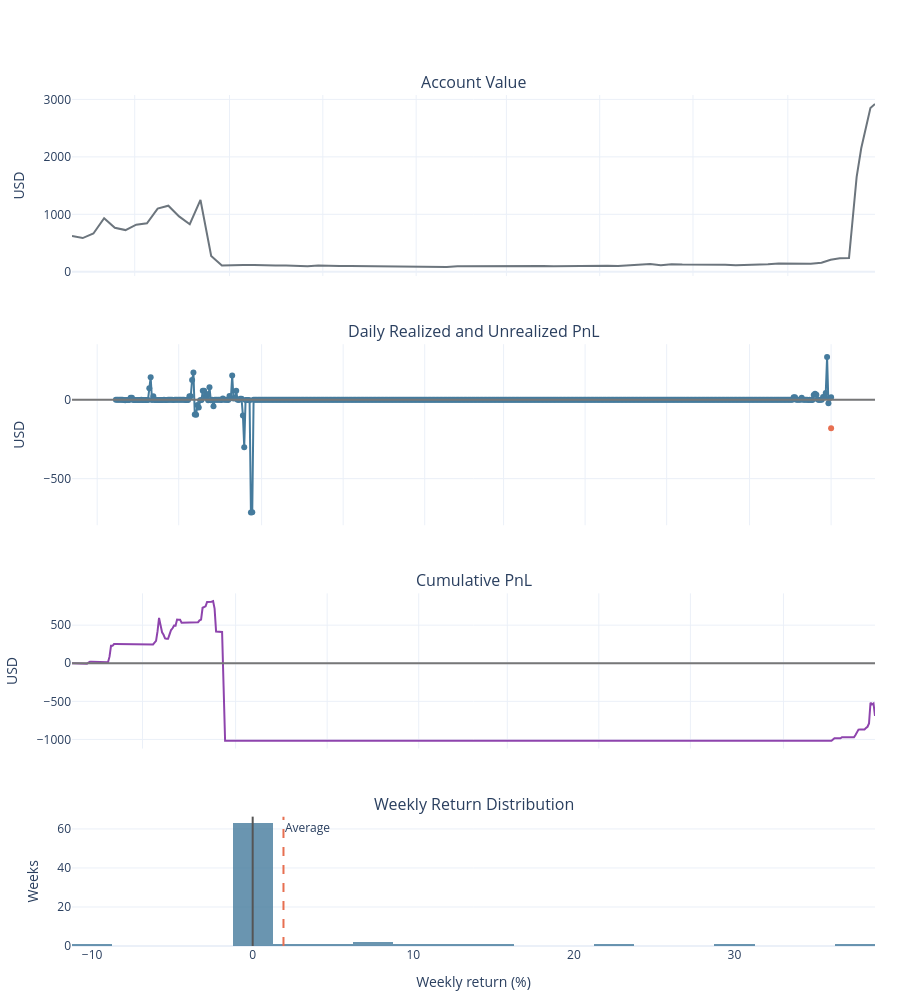

Notebook code for this chart:
### Markdown cell above
## Account charts

Account value and PnL charts. Before all wallets have saved history, account value and weekly returns use the oldest wallet alone; from shared coverage onward they use the combined accounts.

### Code cell
analytics.show_account_charts()

### Figure 1 — Plotly figure (JSON) as saved in the notebook; plotly's stock layout.template omitted (floating-point values rounded to 4 significant figures; data arrays with more than 128 entries replaced by an {"elided": "..."} marker saying what was removed)
{"data": [{"line": {"color": "#6c757d", "width": 2}, "name": "Account Value", "type": "scatter", "x": ["2025-05-21T00:00:00-04:00", "2025-05-28T00:00:00-04:00", "2025-06-04T00:00:00-04:00", "2025-06-11T00:00:00-04:00", "2025-06-18T00:00:00-04:00", "2025-06-25T00:00:00-04:00", "2025-07-02T00:00:00-04:00", "2025-07-09T00:00:00-04:00", "2025-07-16T00:00:00-04:00", "2025-07-23T00:00:00-04:00", "2025-07-30T00:00:00-04:00", "2025-08-06T00:00:00-04:00", "2025-08-13T00:00:00-04:00", "2025-08-20T00:00:00-04:00", "2025-08-27T00:00:00-04:00", "2025-09-03T00:00:00-04:00", "2025-09-10T00:00:00-04:00", "2025-09-17T00:00:00-04:00", "2025-09-24T00:00:00-04:00", "2025-10-01T00:00:00-04:00", "2025-10-08T00:00:00-04:00", "2025-10-15T00:00:00-04:00", "2025-10-22T00:00:00-04:00", "2025-10-29T00:00:00-04:00", "2025-11-05T00:00:00-05:00", "2025-11-12T00:00:00-05:00", "2025-11-19T00:00:00-05:00", "2025-11-26T00:00:00-05:00", "2025-12-03T00:00:00-05:00", "2025-12-10T00:00:00-05:00", "2025-12-17T00:00:00-05:00", "2025-12-24T00:00:00-05:00", "2025-12-31T00:00:00-05:00", "2026-01-07T00:00:00-05:00", "2026-01-14T00:00:00-05:00", "2026-01-21T00:00:00-05:00", "2026-01-28T00:00:00-05:00", "2026-02-04T00:00:00-05:00", "2026-02-11T00:00:00-05:00", "2026-02-18T00:00:00-05:00", "2026-02-25T00:00:00-05:00", "2026-03-04T00:00:00-05:00", "2026-03-11T00:00:00-04:00", "2026-03-18T00:00:00-04:00", "2026-03-25T00:00:00-04:00", "2026-04-01T00:00:00-04:00", "2026-04-08T00:00:00-04:00", "2026-04-15T00:00:00-04:00", "2026-04-22T00:00:00-04:00", "2026-04-29T00:00:00-04:00", "2026-05-06T00:00:00-04:00", "2026-05-13T00:00:00-04:00", "2026-05-20T00:00:00-04:00", "2026-05-27T00:00:00-04:00", "2026-06-03T00:00:00-04:00", "2026-06-10T00:00:00-04:00", "2026-06-17T00:00:00-04:00", "2026-06-24T00:00:00-04:00", "2026-07-01T00:00:00-04:00", "2026-07-08T00:00:00-04:00", "2026-07-15T00:00:00-04:00", "2026-07-22T00:00:00-04:00", "2026-07-29T00:00:00-04:00", "2026-08-05T00:00:00-04:00", "2026-08-12T00:00:00-04:00", "2026-08-19T00:00:00-04:00", "2026-08-26T00:00:00-04:00", "2026-09-02T00:00:00-04:00", "2026-09-09T00:00:00-04:00", "2026-09-16T00:00:00-04:00", "2026-09-23T00:00:00-04:00", "2026-09-29T00:00:00-04:00", "2026-10-05T00:00:00-04:00", "2026-10-11T00:00:00-04:00", "2026-10-16T00:00:00-04:00", "2026-10-19T00:00:00-04:00", "2026-10-25T00:00:00-04:00", "2026-10-28T00:00:00-04:00"], "xaxis": "x", "y": [621.8, 587.0, 667.0, 934.0, 766.9, 725.9, 820.8, 844.3, 1101.0, 1150.0, 964.2, 827.7, 1250.0, 275.4, 109.7, 107.9, 117.5, 119.3, 108.0, 108.5, 108.1, 98.91, 97.51, 111.1, 103.0, 100.1, 100.3, 98.01, 96.28, 90.75, 86.06, 86.56, 86.85, 88.36, 87.39, 83.19, 95.44, 97.2, 91.49, 90.05, 89.64, 93.39, 98.03, 103.7, 102.0, 97.8, 100.5, 106.6, 102.9, 101.9, 104.8, 100.7, 116.0, 122.1, 137.3, 114.9, 133.4, 125.6, 126.1, 129.5, 129.4, 121.1, 115.9, 119.2, 118.2, 133.0, 145.3, 144.2, 145.4, 140.8, 156.6, 209.0, 235.1, 239.9, 1651.0, 2150.0, 2851.0, 2919.0], "yaxis": "y"}, {"line": {"color": "#457b9d"}, "mode": "lines+markers", "name": "Realized", "type": "scatter", "x": {"elided": "536 str values"}, "xaxis": "x2", "y": {"elided": "536 float values"}, "yaxis": "y2"}, {"line": {"color": "#e76f51"}, "mode": "lines+markers", "name": "Unrealized", "type": "scatter", "x": {"elided": "536 str values"}, "xaxis": "x2", "y": {"elided": "536 float values"}, "yaxis": "y2"}, {"line": {"color": "#8e44ad", "width": 2}, "name": "Cumulative PnL", "type": "scatter", "x": {"elided": "536 str values"}, "xaxis": "x3", "y": {"elided": "536 float values"}, "yaxis": "y3"}, {"marker": {"color": "#457b9d"}, "name": "Weekly returns", "opacity": 0.8, "showlegend": false, "type": "histogram", "x": [-0.9487, 3.669, -0.5744, 37.87, -0.2497, -0.1265, -0.04627, 30.22, -11.21, 8.433, 0.8899, 23.55, 10.37, 0.0, 0.0, 0.0, 0.0, 0.0, 0.0, 0.0, 0.0, 0.0, 0.0, 0.0, 0.0, 0.0, 0.0, 0.0, 0.0, 0.0, 0.0, 0.0, 0.0, 0.0, 0.0, 0.0, 0.0, 0.0, 0.0, 0.0, 0.0, 0.0, 0.0, 0.0, 0.0, 0.0, 0.0, 0.0, 0.0, 0.0, 0.0, 0.0, 0.0, 0.0, 0.0, 0.0, 0.0, 0.0, 0.0, 0.0, 0.0, 0.0, 0.0, 0.0, 0.0, 0.0, 0.0, 0.0, -0.0229, 8.023, 14.51, -0.4321, 5.412, 12.61], "xaxis": "x4", "xbins": {"size": 2.5}, "yaxis": "y4"}], "layout": {"annotations": [{"font": {"size": 16}, "showarrow": false, "text": "Account Value", "x": 0.5, "xanchor": "center", "xref": "paper", "y": 1, "yanchor": "bottom", "yref": "paper"}, {"font": {"size": 16}, "showarrow": false, "text": "Daily Realized and Unrealized PnL", "x": 0.5, "xanchor": "center", "xref": "paper", "y": 0.7072, "yanchor": "bottom", "yref": "paper"}, {"font": {"size": 16}, "showarrow": false, "text": "Cumulative PnL", "x": 0.5, "xanchor": "center", "xref": "paper", "y": 0.4144, "yanchor": "bottom", "yref": "paper"}, {"font": {"size": 16}, "showarrow": false, "text": "Weekly Return Distribution", "x": 0.5, "xanchor": "center", "xref": "paper", "y": 0.152, "yanchor": "bottom", "yref": "paper"}, {"showarrow": false, "text": "Average", "x": 1.918, "xanchor": "left", "xref": "x4", "y": 1, "yanchor": "top", "yref": "y4 domain"}], "barmode": "overlay", "height": 1000, "hovermode": "x unified", "margin": {"b": 50, "l": 65, "r": 25, "t": 95}, "shapes": [{"line": {"color": "#e76f51", "dash": "dash"}, "type": "line", "x0": 1.918, "x1": 1.918, "xref": "x4", "y0": 0, "y1": 1, "yref": "y4 domain"}, {"line": {"color": "#555"}, "type": "line", "x0": 0, "x1": 0, "xref": "x4", "y0": 0, "y1": 1, "yref": "y4 domain"}, {"line": {"color": "#777"}, "type": "line", "x0": 0, "x1": 1, "xref": "x2 domain", "y0": 0, "y1": 0, "yref": "y2"}, {"line": {"color": "#777"}, "type": "line", "x0": 0, "x1": 1, "xref": "x3 domain", "y0": 0, "y1": 0, "yref": "y3"}], "showlegend": false, "xaxis": {"anchor": "y", "domain": [0, 1], "matches": "x4", "showticklabels": false}, "xaxis2": {"anchor": "y2", "domain": [0, 1], "matches": "x4", "showticklabels": false}, "xaxis3": {"anchor": "y3", "domain": [0, 1], "matches": "x4", "showticklabels": false}, "xaxis4": {"anchor": "y4", "domain": [0, 1], "title": {"text": "Weekly return (%)"}}, "yaxis": {"anchor": "x", "domain": [0.7872, 1], "title": {"text": "USD"}}, "yaxis2": {"anchor": "x2", "domain": [0.4944, 0.7072], "title": {"text": "USD"}}, "yaxis3": {"anchor": "x3", "domain": [0.232, 0.4144], "title": {"text": "USD"}}, "yaxis4": {"anchor": "x4", "domain": [0, 0.152], "title": {"text": "Weeks"}}}}
